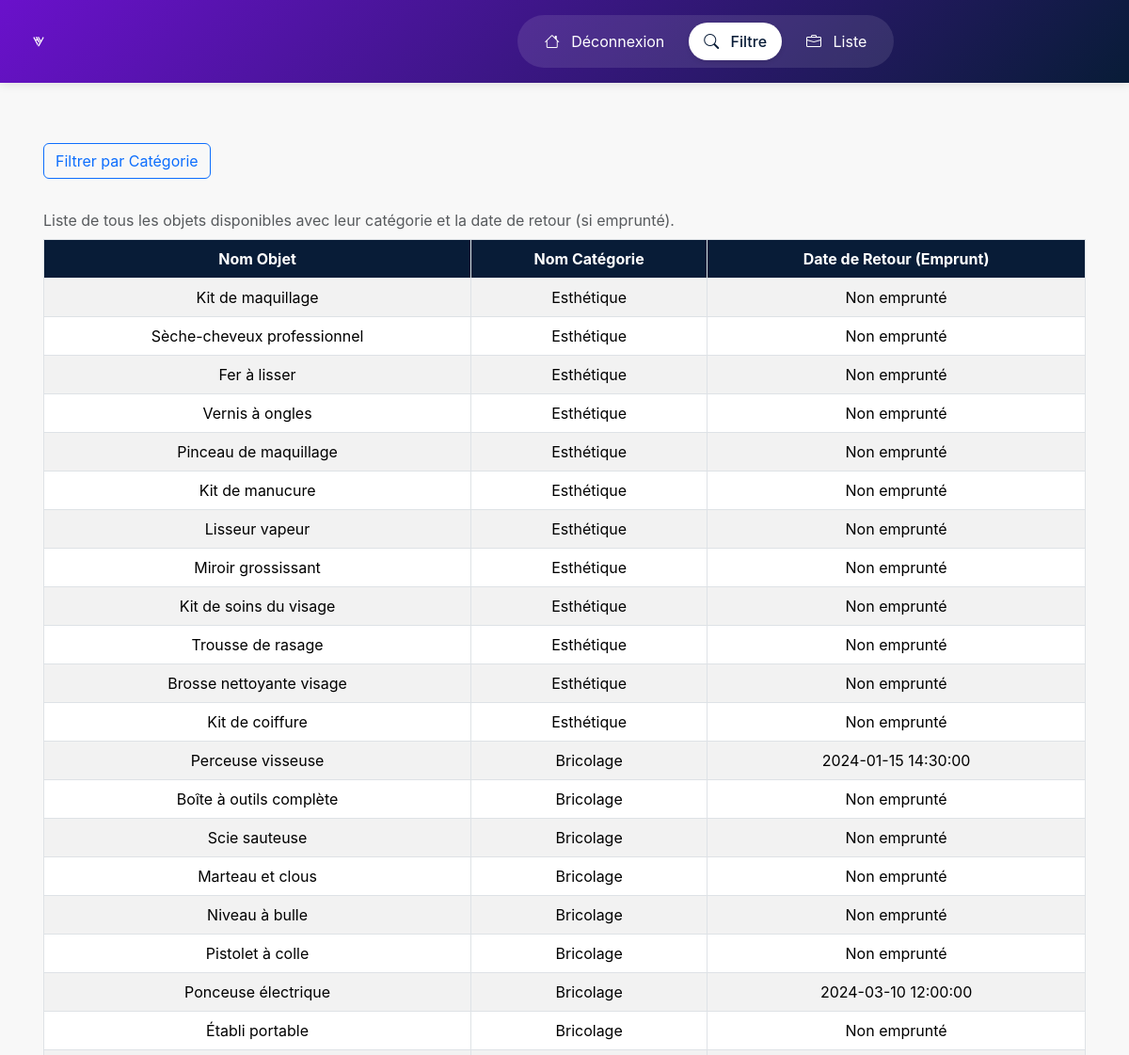
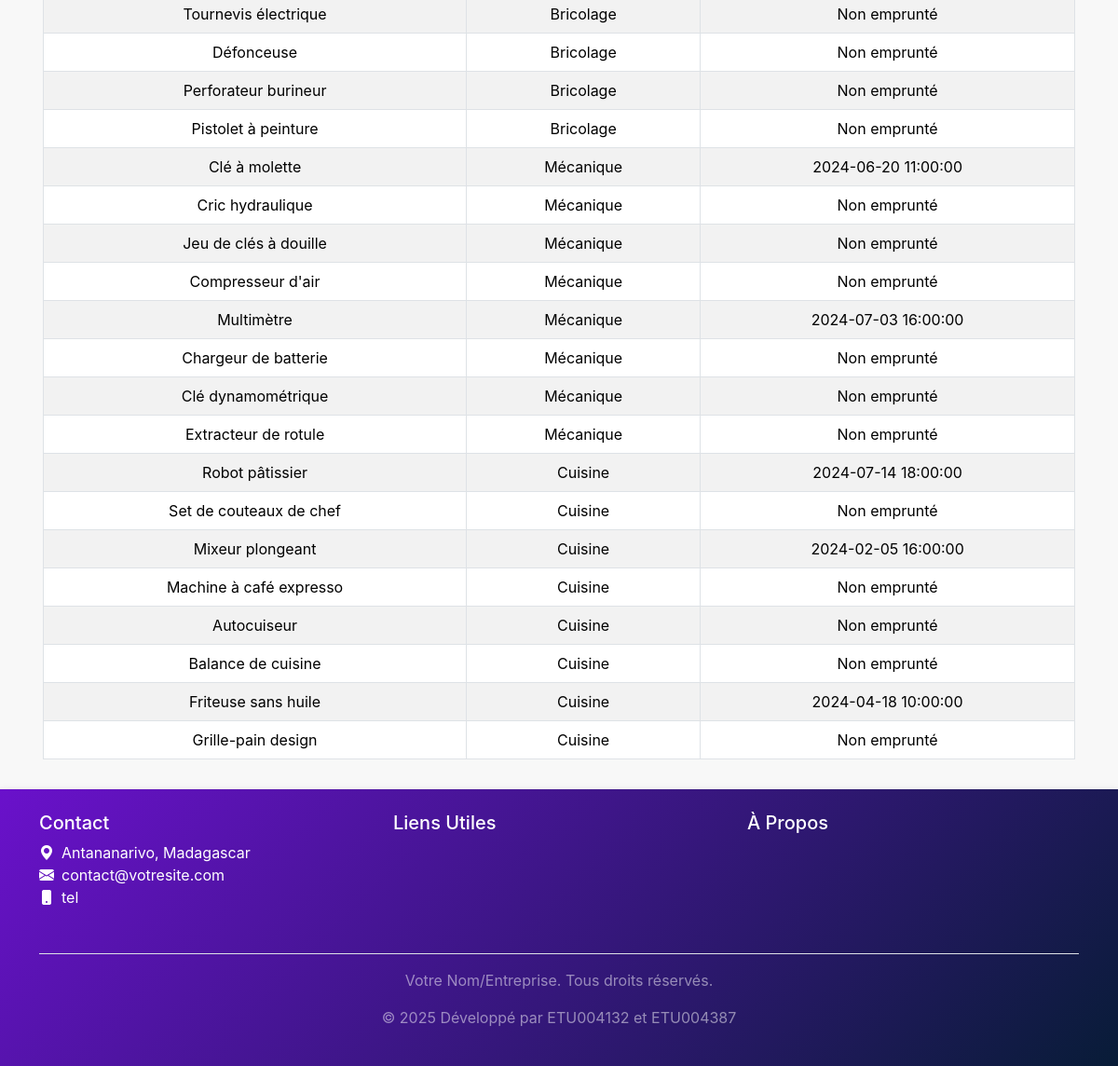
The page /pages/filtre.php on the database its author committed (2 pictures, top to bottom).
### tables this page shows
CREATE TABLE exam_objet (
    id_objet INT AUTO_INCREMENT PRIMARY KEY NOT NULL,
    nom_objet VARCHAR(250),
    id_categorie INT NOT NULL,
    id_membre INT NOT NULL,
    FOREIGN KEY (id_categorie) REFERENCES exam_categorie_objet (id_categorie) ON DELETE CASCADE,
    FOREIGN KEY (id_membre) REFERENCES exam_membre (id_membre) ON DELETE CASCADE
);

CREATE TABLE exam_categorie_objet (
    id_categorie INT AUTO_INCREMENT PRIMARY KEY NOT NULL,
    nom_categorie VARCHAR(250) NOT NULL  
);

CREATE TABLE exam_emprunt (
    id_emprunt INT AUTO_INCREMENT PRIMARY KEY NOT NULL,
    id_objet INT,
    id_membre INT,
    date_emprunt DATETIME,
    date_retour DATETIME,
    FOREIGN KEY (id_objet) REFERENCES exam_objet (id_objet) ON DELETE CASCADE,
    FOREIGN KEY (id_membre) REFERENCES exam_membre (id_membre) ON DELETE CASCADE
);

### inc/function.php (called while the page is built, shortened)
<?php
function get_liste_objet()
{
    $conn = dbconnect();
    $sql = "SELECT
                obj.id_objet,
                obj.nom_objet,
                cat.nom_categorie,
                emp.date_retour
            FROM
                exam_objet AS obj
            JOIN
                exam_categorie_objet AS cat ON obj.id_categorie = cat.id_categorie
            LEFT JOIN
                exam_emprunt AS emp ON obj.id_objet = emp.id_objet;";
    $result = mysqli_query($conn, $sql);
    $objet = array();
    while ($donne = mysqli_fetch_assoc($result)) {
        $objet[] = $donne;
    }
    return $objet;
}
?>

### pages/filtre.php (the view, shortened to what this page needs)
<?php
require_once '../inc/header.php';
include('../inc/function.php');
$liste_objets = get_liste_objet();
?>
<main class="container mt-5 p-3 rounded">
    <div class="mb-4">
        <button type="button" class="btn btn-outline-primary"
            data-bs-toggle="collapse"
            data-bs-target="#form-add-dept"
            aria-expanded="false"
            aria-controls="form-add-dept">
            Filtrer par Catégorie
        </button>
    </div>
    <div class="table-responsive">
        <table class="employee table table-striped table-hover table-bordered caption-top">
            <caption class="text-start">Liste de tous les objets disponibles avec leur catégorie et la date de retour (si emprunté).</caption>
            <thead>
                <tr>
                    <th scope="col">Nom Objet</th>
                    <th scope="col">Nom Catégorie</th>
                    <th scope="col">Date de Retour (Emprunt)</th>
                </tr>
            </thead>
            <tbody>
                <?php
                if (!empty($liste_objets)) {
                    foreach ($liste_objets as $donnee) {
                        ?>
                        <tr>
                            <td><?php echo htmlspecialchars($donnee['nom_objet']); ?></td>
                            <td><?php echo htmlspecialchars($donnee['nom_categorie']); ?></td>
                            <td><?php echo htmlspecialchars($donnee['date_retour'] ?? 'Non emprunté'); ?></td>
                        </tr>
                        <?php
                    }
                } else {
                    ?>
                    <tr>
                        <td colspan="3">Aucun objet trouvé.</td>
                    </tr>
                    <?php
                }
                ?>
            </tbody>
        </table>
    </div>
</main>
<?php
require_once '../inc/footer.php';
?>

### inc/header.php (shortened to what this page needs)
<!DOCTYPE html>
<html lang="fr">
<head>
    <link href="../assets/css/bootstrap/css/bootstrap.min.css" rel="stylesheet">
    <link rel="stylesheet" href="../assets/css/bootstrap-icons/bootstrap-icons.min.css">
    <link rel="stylesheet" href="../assets/css/style.css">
</head>
<body>
    <header class="py-3 container-fluid">
        <div class="row align-items-center">
            <div class="col-3">
                <a class="navbar-brand" href="../index.php">
                    <img src="../assets/image/logo.svg" alt="Nom du Logo" class="header-logo"> </a>
            </div>
            <nav class="col-9">
                <ul class="nav nav-pills justify-content-end">
                    <li class="nav-item">
                        <a class="nav-link <?= (basename($_SERVER['PHP_SELF']) == 'index.php') ? 'active' : '' ?>"
                            href="../index.php">
                            <i class="bi bi-house me-2"></i> Déconnexion
                        </a>
                    </li>
                    <li class="nav-item">
                        <a class="nav-link <?= (basename($_SERVER['PHP_SELF']) == 'filtre.php') ? 'active' : '' ?>"
                            href="../pages/filtre.php">
                            <i class="bi bi-search me-2"></i>
                            Filtre
                        </a>
                    </li>
                    <li class="nav-item">
                        <a class="nav-link <?= (basename($_SERVER['PHP_SELF']) == 'liste.php') ? 'active' : '' ?>"
                            href="../pages/liste.php">
                            <i class="bi bi-briefcase me-2"></i> Liste
                        </a>
                    </li>
                </ul>
            </nav>
        </div>
    </header>
</body>
</html>

### inc/footer.php (shortened to what this page needs)
<footer class="bg-dark text-white py-4 mt-auto">
    <div class="container">
        <div class="row">
            <div class="col-md-4 mb-3">
                <h5>Contact</h5>
                <ul class="list-unstyled">
                    <li><i class="bi bi-geo-alt-fill me-2"></i>Antananarivo, Madagascar</li>
                    <li><i class="bi bi-envelope-fill me-2"></i>contact@votresite.com</li>
                    <li><i class="bi bi-phone-fill me-2"></i>tel</li>
                </ul>
            </div>
            <div class="col-md-4 mb-3">
                <h5>Liens Utiles</h5>
            </div>
            <div class="col-md-4 mb-3">
                <h5>À Propos</h5>
            </div>
        </div>
        <div class="border-top pt-3 mt-3 text-center text-white-50">
            <p> Votre Nom/Entreprise. Tous droits réservés.</p>
            <p>&copy; <?php echo date('Y'); ?> Développé par ETU004132 et ETU004387</p>
        </div>
    </div>
</footer>
</body>
</html>

### assets/css/style.css (style rules this page uses)
body { font-family: 'Inter', sans-serif; margin: 0; padding: 0; box-sizing: border-box; background-color: #f8f8f8; color: #333; }
header { background: linear-gradient(135deg, #6a11cb 0%, #081c37 100%); color: white; padding: 1rem 0; box-shadow: 0 2px 10px rgba(0,0,0,0.1); position: sticky; top: 0; z-index: 1000; }
footer { background: linear-gradient(135deg, #6a11cb 0%, #081c37 100%); color: white; padding: 1rem 0; box-shadow: 0 2px 10px rgba(0,0,0,0.1); position: sticky; bottom: 0; z-index: 1000; }
.employee tr th, .employee tr td { text-align: center; }
.nav-pills { background-color: rgba(255,255,255,0.1); border-radius: 50px; padding: 0.5rem; margin: 0 auto; max-width: fit-content; }
.nav-link { color: white !important; margin: 0 5px; border-radius: 50px !important; transition: all 0.3s ease; }
.nav-link.active { background-color: white !important; color: #081c37 !important; font-weight: 500; box-shadow: 0 2px 5px rgba(0,0,0,0.1); }
.employee thead tr th { background-color: #081c37; color: white; }
img { max-width: 100%; height: auto; }
.header-logo { width: 20%; height: 20%; max-width: none; height: auto; }

### rows shown on the page
exam_objet: nom_objet "Kit de maquillage", id_categorie.nom_categorie "Esthétique", exam_emprunt.date_retour "Non emprunté"
exam_objet: nom_objet "Sèche-cheveux professionnel", id_categorie.nom_categorie "Esthétique", date_retour "Non emprunté"
exam_objet: nom_objet "Fer à lisser", id_categorie.nom_categorie "Esthétique", date_retour "Non emprunté"
exam_objet: nom_objet "Vernis à ongles", id_categorie.nom_categorie "Esthétique", exam_emprunt.date_retour "Non emprunté"
exam_objet: nom_objet "Pinceau de maquillage", id_categorie.nom_categorie "Esthétique", date_retour "Non emprunté"
exam_objet: nom_objet "Kit de manucure", id_categorie.nom_categorie "Esthétique", date_retour "Non emprunté"
exam_objet: nom_objet "Lisseur vapeur", id_categorie.nom_categorie "Esthétique", date_retour "Non emprunté"
exam_objet: nom_objet "Miroir grossissant", id_categorie.nom_categorie "Esthétique", date_retour "Non emprunté"
exam_objet: nom_objet "Kit de soins du visage", id_categorie.nom_categorie "Esthétique", date_retour "Non emprunté"
exam_objet: nom_objet "Trousse de rasage", id_categorie.nom_categorie "Esthétique", exam_emprunt.date_retour "Non emprunté"
exam_objet: nom_objet "Brosse nettoyante visage", id_categorie.nom_categorie "Esthétique", date_retour "Non emprunté"
exam_objet: nom_objet "Kit de coiffure", id_categorie.nom_categorie "Esthétique", date_retour "Non emprunté"
exam_objet: nom_objet "Perceuse visseuse", id_categorie.nom_categorie "Bricolage", exam_emprunt.date_retour "2024-01-15 14:30:00"
exam_objet: nom_objet "Boîte à outils complète", id_categorie.nom_categorie "Bricolage", date_retour "Non emprunté"
exam_objet: nom_objet "Scie sauteuse", id_categorie.nom_categorie "Bricolage", date_retour "Non emprunté"
exam_objet: nom_objet "Marteau et clous", id_categorie.nom_categorie "Bricolage", date_retour "Non emprunté"
exam_objet: nom_objet "Niveau à bulle", id_categorie.nom_categorie "Bricolage", date_retour "Non emprunté"
exam_objet: nom_objet "Pistolet à colle", id_categorie.nom_categorie "Bricolage", date_retour "Non emprunté"
exam_objet: nom_objet "Ponceuse électrique", id_categorie.nom_categorie "Bricolage", exam_emprunt.date_retour "2024-03-10 12:00:00"
exam_objet: nom_objet "Établi portable", id_categorie.nom_categorie "Bricolage", date_retour "Non emprunté"
exam_objet: nom_objet "Tournevis électrique", id_categorie.nom_categorie "Bricolage", date_retour "Non emprunté"
exam_objet: nom_objet "Défonceuse", id_categorie.nom_categorie "Bricolage", date_retour "Non emprunté"
exam_objet: nom_objet "Perforateur burineur", id_categorie.nom_categorie "Bricolage", date_retour "Non emprunté"
exam_objet: nom_objet "Pistolet à peinture", id_categorie.nom_categorie "Bricolage", date_retour "Non emprunté"
exam_objet: nom_objet "Clé à molette", id_categorie.nom_categorie "Mécanique", exam_emprunt.date_retour "2024-06-20 11:00:00"
exam_objet: nom_objet "Cric hydraulique", id_categorie.nom_categorie "Mécanique", date_retour "Non emprunté"
exam_objet: nom_objet "Jeu de clés à douille", id_categorie.nom_categorie "Mécanique", date_retour "Non emprunté"
exam_objet: nom_objet "Compresseur d'air", id_categorie.nom_categorie "Mécanique", date_retour "Non emprunté"
exam_objet: nom_objet "Multimètre", id_categorie.nom_categorie "Mécanique", exam_emprunt.date_retour "2024-07-03 16:00:00"
exam_objet: nom_objet "Chargeur de batterie", id_categorie.nom_categorie "Mécanique", date_retour "Non emprunté"
exam_objet: nom_objet "Clé dynamométrique", id_categorie.nom_categorie "Mécanique", date_retour "Non emprunté"
exam_objet: nom_objet "Extracteur de rotule", id_categorie.nom_categorie "Mécanique", date_retour "Non emprunté"
exam_objet: nom_objet "Robot pâtissier", id_categorie.nom_categorie "Cuisine", exam_emprunt.date_retour "2024-07-14 18:00:00"
exam_objet: nom_objet "Set de couteaux de chef", id_categorie.nom_categorie "Cuisine", date_retour "Non emprunté"
exam_objet: nom_objet "Mixeur plongeant", id_categorie.nom_categorie "Cuisine", exam_emprunt.date_retour "2024-02-05 16:00:00"
exam_objet: nom_objet "Machine à café expresso", id_categorie.nom_categorie "Cuisine", date_retour "Non emprunté"
exam_objet: nom_objet "Autocuiseur", id_categorie.nom_categorie "Cuisine", date_retour "Non emprunté"
exam_objet: nom_objet "Balance de cuisine", id_categorie.nom_categorie "Cuisine", date_retour "Non emprunté"
exam_objet: nom_objet "Friteuse sans huile", id_categorie.nom_categorie "Cuisine", exam_emprunt.date_retour "2024-04-18 10:00:00"
exam_objet: nom_objet "Grille-pain design", id_categorie.nom_categorie "Cuisine", date_retour "Non emprunté"
